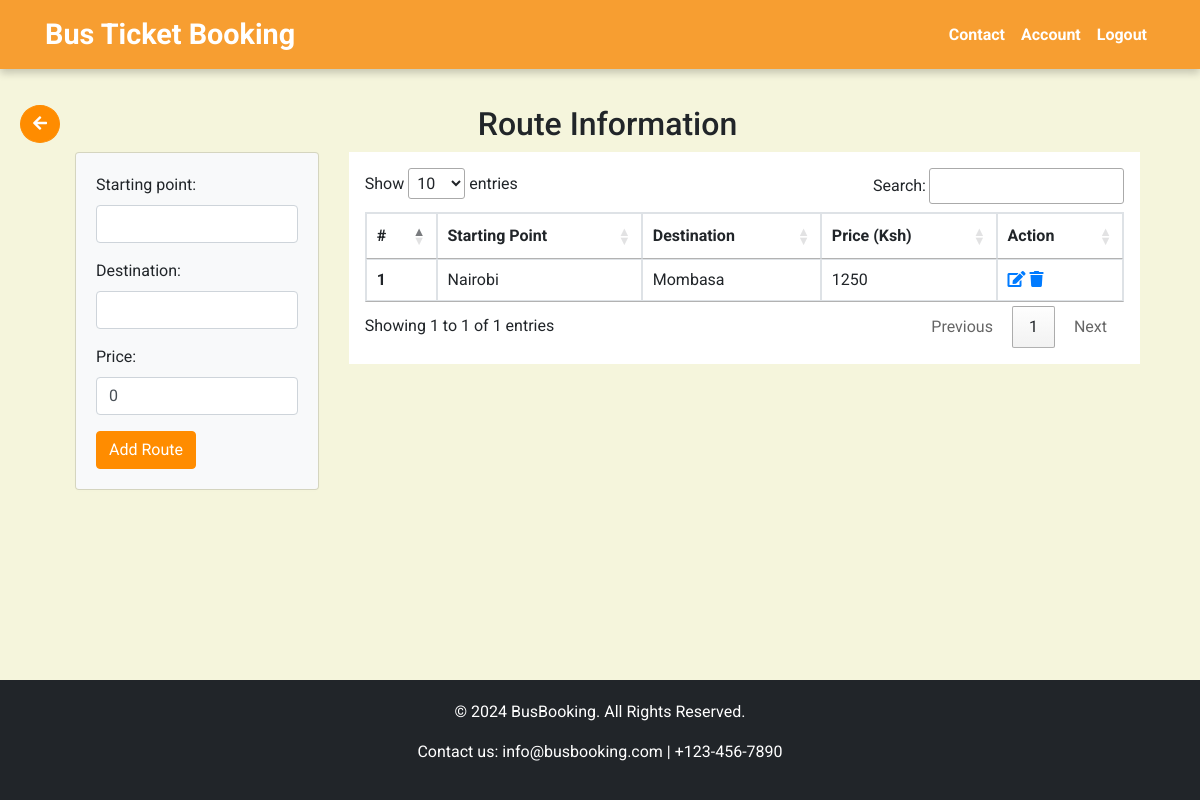
Page /routes (signed in) on the earlier database version.
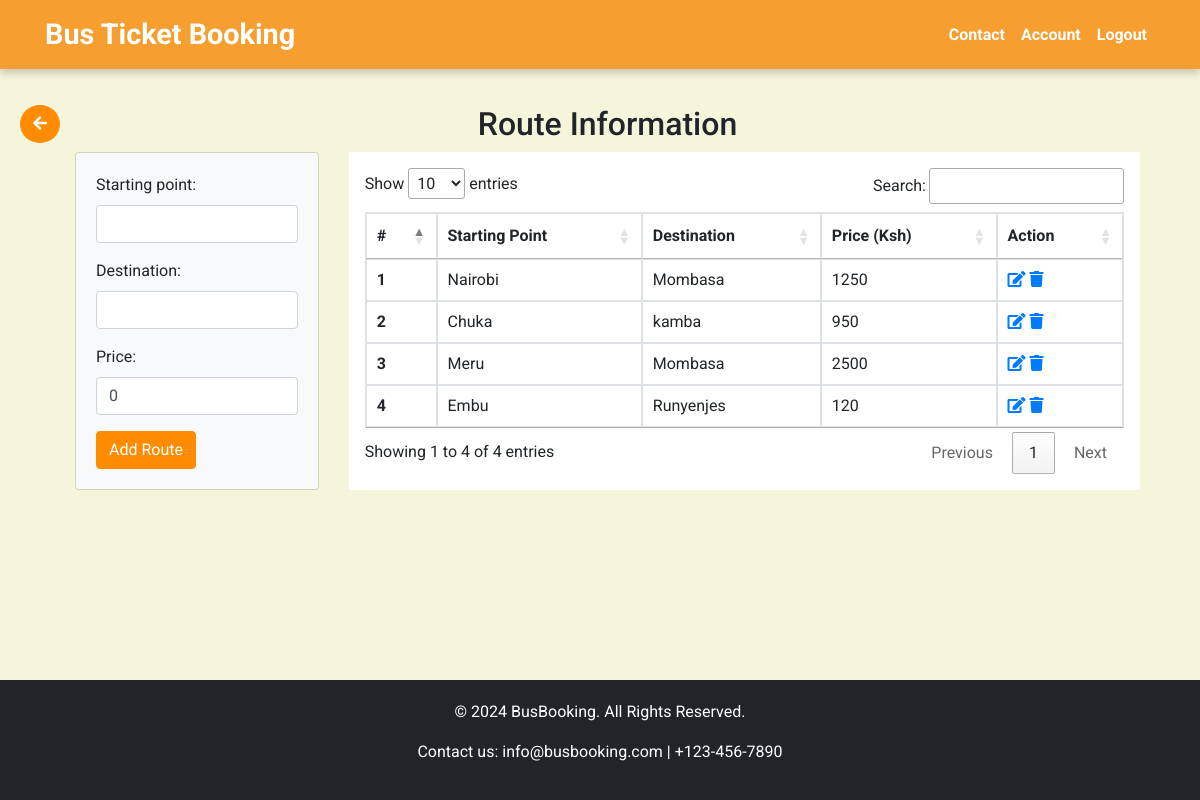
Same page on the later database version.
### busapp/models.py (models this page shows, shortened)
class Route(models.Model):
    starting_point = models.CharField(max_length=50)
    destination = models.CharField(max_length=50)
    price = models.BigIntegerField(default=0)

### busapp/views.py (the view)
# urls.py: path('routes', views.routes, name="routes"),
@login_required
def routes(request):
    if request.method == "POST":
        form = RoutesForm(request.POST)
        if form.is_valid:
            form.save()
            return redirect('routes')
    else:
        form = RoutesForm()
    routes = Route.objects.all()
    return render(request, "busapp/admin/routes.html", {'routes':routes, 'form':form})

### busapp/forms.py
class RoutesForm(forms.ModelForm):
    class Meta:
        model = Route
        fields = ['starting_point', 'destination', 'price']
        widgets = {
            'starting_point': forms.TextInput(attrs={'class': 'form-control'}),
            'destination': forms.TextInput(attrs={'class': 'form-control'}),
            'price': forms.NumberInput(attrs={'class': 'form-control'}),
        }

### busapp/templates/busapp/admin/routes.html (shortened to what this page needs)
{% extends "busapp/base.html" %}
{% load static %}
{% block extra_css %}
<link rel="stylesheet" href="https://cdn.datatables.net/1.11.5/css/jquery.dataTables.min.css">
{% endblock %}
{% block content %}
{% if user.is_staff %}
    <a class="btn btn-primary rounded-circle mb-3 back-button" href="{% url 'admin_account' %}"><i class="fas fa-arrow-left"></i></a>
    {% else %}
    <a class="btn btn-primary rounded-circle mb-3 back-button" href="{% url 'user_account' %}"><i class="fas fa-arrow-left"></i></a>
    {% endif %}
<div class="container mb-5">
    <h2 class="text-center">Route Information</h2>
    <div class="row">
        <div class="col-md-3">
            <div class="card card-body bg-light">
                <form method="post">
                    {{ form.as_p }}
                    <button type="submit" class="btn btn-primary">Add Route</button>
                </form>
            </div>
        </div>
        <div class="col-md-9">
            <div class="table-responsive bg-white p-3">
                <table class="table table-bordered table-sm table-hover" id="routestable">
                    <thead>
                        <tr>
                            <th scope="col">#</th>
                            <th scope="col">Starting Point</th>
                            <th scope="col">Destination</th>
                            <th scope="col">Price (Ksh)</th>
                            <th scope="col">Action</th>
                        </tr>
                    </thead>
                    <tbody>
                        {% for route in routes %}
                        <tr>
                            <th scope="row">{{ forloop.counter }}</th>
                            <td>{{ route.starting_point }}</td>
                            <td>{{ route.destination }}</td>
                            <td>{{ route.price }}</td>
                            <td>
                                <a href="{% url 'edit_route' route.id %}" class="action-icons edit-icon">
                                    <i class="fas fa-edit"></i>
                                </a>
                                <a href="{% url 'delete_route' route.id %}" class="action-icons delete-icon">
                                    <i class="fas fa-trash"></i>
                                </a>
                            </td>
                        </tr>
                        {% endfor %}
                    </tbody>
                </table>
            </div>
        </div>
    </div>
</div>
{% endblock %}

### busapp/templates/busapp/base.html (shortened to what this page needs)
{% load static %}
<!DOCTYPE html>
<html lang="en">
<head>
    <link href="https://stackpath.bootstrapcdn.com/bootstrap/4.5.2/css/bootstrap.min.css" rel="stylesheet">
    <link rel="stylesheet" href="https://cdnjs.cloudflare.com/ajax/libs/font-awesome/5.15.3/css/all.min.css">
    <link rel="stylesheet" href="{% static 'css/style.css' %}">
    <link rel="stylesheet" href="{% static 'css/account.css' %}">
    <link href="https://cdn.jsdelivr.net/npm/select2@4.1.0-rc.0/dist/css/select2.min.css" rel="stylesheet" />
    {% block extra_css %}{% endblock %}
</head>
<body>
    <nav class="navbar navbar-expand-lg navbar-dark sticky-top">
        <div class="container">
            <a class="navbar-brand" href="{% url 'index' %}">Bus Ticket Booking</a>
            <div class="collapse navbar-collapse" id="navbarNav">
                <ul class="navbar-nav ml-auto">
                    <li class="nav-item active">
                        <a href="#" class="nav-link"><b>Contact</b></a>
                    </li>
                    {% if user.is_authenticated %}
                    {% if user.is_staff %}
                    <li class="nav-item active">
                        <a class="nav-link" href="{% url 'admin_account' %}"><b>Account</b></a>
                    </li>
                    {% else %}
                    <li class="nav-item active">
                        <a class="nav-link" href="{% url 'user_account' %}"><b>Account</b></a>
                    </li>
                    {% endif %}
                    <li class="nav-item active">
                        <a class="nav-link" href="{% url 'logout' %}"><b>Logout</b></a>
                    </li>
                    {%endif%}
                </ul>
            </div>
        </div>
    </nav>
    <div class="content">
        {% block content %}
        {% endblock %}
    </div>
    <footer class="footer mt-4">
        <div class="container">
            <p>&copy; 2024 BusBooking. All Rights Reserved.</p>
            <p>Contact us: info@busbooking.com | +123-456-7890</p>
        </div>
    </footer>
</body>
</html>

### busapp/static/css/style.css (style rules this page uses)
html, body { height: 100%; margin: 0; display: flex; flex-direction: column; scroll-behavior: smooth; }
body { font-family: 'Roboto', sans-serif; background-color: #F5F5DC; }
.navbar { background-color: #f79e31; box-shadow: 0 4px 8px rgba(0, 0, 0, 0.2); }
.navbar-brand { font-size: 1.8em; font-weight: bold; }
.btn { background-color: #ff8c00 !important; border-color: #ff8c00 !important; color: white !important; }
.content { flex: 1; padding: 20px; }
.footer { background-color: #212529; color: white; padding: 20px 0; text-align: center; flex-shrink: 0; }

### busapp/static/css/account.css (style rules this page uses)
.card { background-clip: padding-box; box-shadow: 0 1px 4px rgba(24,28,33,0.012); }

### busapp/templates/busapp/admin/routes.html (style rules this page uses)
.back-button { float: left; }

Differences in the rows shown:
added Route: starting_point "Chuka", destination "kamba", price "950"
added Route: starting_point "Meru", destination "Mombasa", price "2500"
added Route: starting_point "Embu", destination "Runyenjes", price "120"
Other differences:
text written by a page script: "Show entries Search: Showing 1 to 1 of 1 entries Previous 1 Next" → "Show entries Search: Showing 1 to 4 of 4 entries Previous 1 Next"
